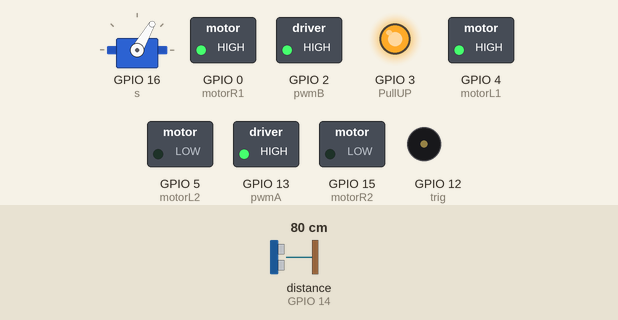
A sketch run on a simulated ESP8266 (NodeMCU). Shown: servo, switched loads named in the sketch (green lamp = pin HIGH), output pins drawn as LEDs (lit = HIGH), buzzer (waves = sounding). Dashed ring = blinking. The inputs (shaded band) are chosen by the test bench; at power-on: distance to the obstacle (sensor on GPIO 14) 80 cm. The echo pulse lasts 58.3 µs per cm; WiFi joins after 1.5 s; servers stay silent unless stated; random numbers use the default seed unless the sketch sets one; pins used as bus, display or sensor lines are not drawn; what the sketch prints to the serial monitor is not drawn.

Above: at 4.7 s.
4.8 s: distance to the obstacle (sensor on GPIO 14) set to 33 cm
7.6 s: distance to the obstacle (sensor on GPIO 14) set to 28 cm
At 9.1 s:
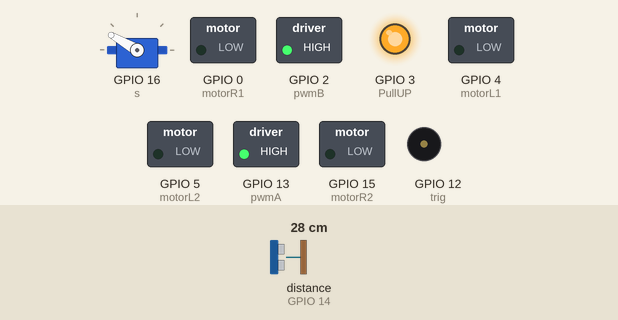
12.2 s: distance to the obstacle (sensor on GPIO 14) set to 2 cm
At 13.8 s:
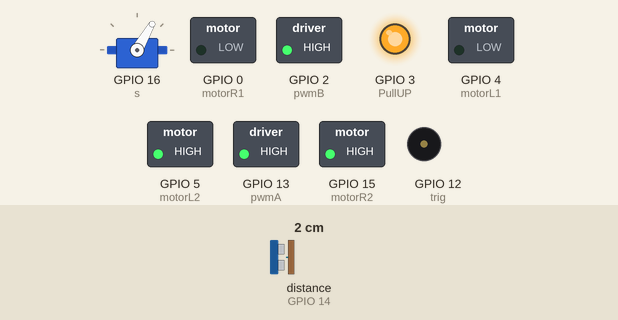
14.5 s: distance to the obstacle (sensor on GPIO 14) set to 9 cm
16.3 s: distance to the obstacle (sensor on GPIO 14) set to 12 cm
At 17.4 s:
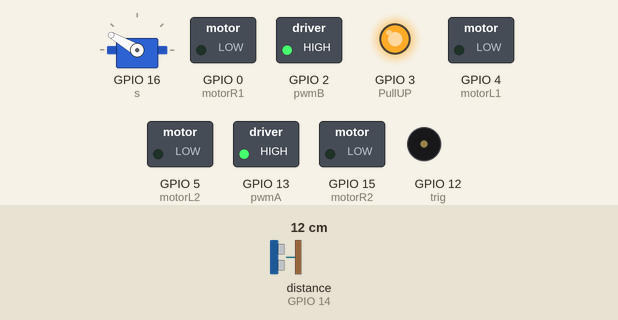
20.9 s: distance to the obstacle (sensor on GPIO 14) set to 4 cm
At 23.0 s:
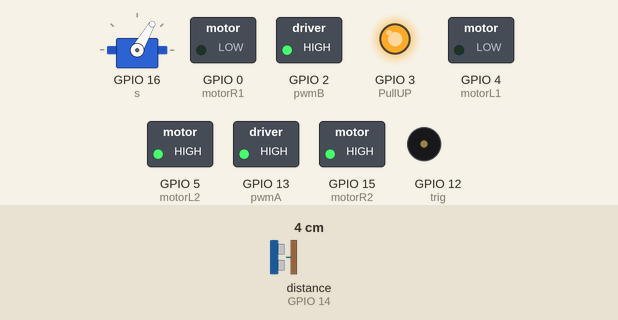
Timing chart, 0 to 24.0 s (numbered marks = the images above; inputs shaded):
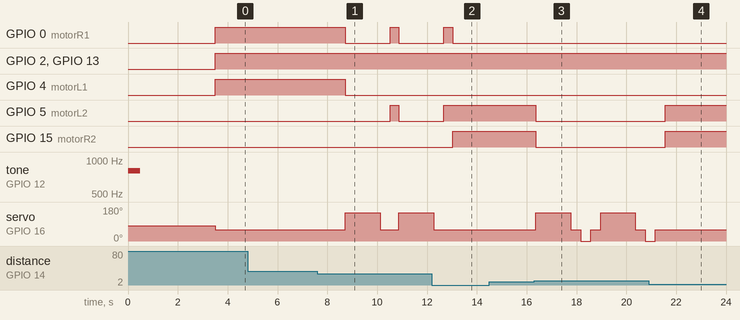

Measured:
- the behaviour switches between 31 and 30 cm on distance to the obstacle (sensor on GPIO 14) (found by bisection; images 0 and 1)
- the behaviour switches between 10 and 11 cm on distance to the obstacle (sensor on GPIO 14) (found by bisection; images 2 and 3)
- after the input at 4.8 s, every drawn part: stays the same
- after the input at 7.6 s, GPIO 0 (motorR1): HIGH → LOW after 1.1 s, → HIGH 1.8 s later, → LOW 0.35 s later; GPIO 4 (motorL1): HIGH → LOW after 1.1 s; GPIO 5 (motorL2): LOW → HIGH after 2.9 s, → LOW 0.35 s later; servo on GPIO 16 (s): 60° → 150° after 1.1 s, → 60° 1.4 s later, → 150° 0.75 s later
- after the input at 12.2 s, GPIO 15 (motorR2): LOW → HIGH after 0.83 s
- after the input at 14.5 s, every drawn part: stays the same
- after the input at 16.3 s, GPIO 5 (motorL2), GPIO 15 (motorR2): HIGH → LOW after 0.06 s; servo on GPIO 16 (s): 60° → 150° after 0.06 s, → 60° 1.4 s later, → 0° 0.40 s later, → 60° 0.40 s later, … (7 changes in this stretch)
- after the input at 20.9 s, GPIO 5 (motorL2), GPIO 15 (motorR2): LOW → HIGH after 0.67 s

The sketch:

Group4-ShutingQing.ino
```cpp
#include <Servo.h>
//------ wifi
#include <ESP8266WiFi.h>

#ifndef STASSID
#define STASSID "Miranda"
#define STAPSK  "96115jrci470x"
#endif

const char* ssid     = STASSID;
const char* password = STAPSK;
int n=1;

//------ wifi end


int motorL1=4; //left
int motorL2=5;
int motorR1=0; //right
int motorR2=15;
int pwmA = 13;
int pwmB = 2;
int PullUP = 3;
int speed = 400;
int agale = 350;//time for delay when trun left in obstacle avoidance

Servo s; //motor server, which used to turning the sensor
int trig=12; //signal out pin
int echo=14; //signal recieve pin
int S; //save the distance

void setup() {
    Serial.begin(115200);
    pinMode(trig,OUTPUT);
    pinMode(echo,INPUT);
    pinMode(motorL1,OUTPUT);
    pinMode(motorL2,OUTPUT);
    pinMode(motorR1,OUTPUT);
    pinMode(motorR2,OUTPUT);
    pinMode(PullUP,OUTPUT);
    digitalWrite(PullUP,HIGH);
    s.attach(16);
    s.write(80); //initiallize the server
    tone(12,800,500);
    delay(2000);

    Serial.begin(115200);

    //------ wifi

    // We start by connecting to a WiFi network
    Serial.println();
    Serial.println();
    Serial.print("Connecting to ");
    Serial.println(ssid);

    /* Explicitly set the ESP8266 to be a WiFi-client, otherwise, it by default,
     would try to act as both a client and an access-point and could cause
     network-issues with your other WiFi-devices on your WiFi-network. */
    WiFi.mode(WIFI_STA);
    WiFi.begin(ssid, password);

    while (WiFi.status() != WL_CONNECTED) {
        delay(500);
        Serial.print(".");
    }

    Serial.println("");
    Serial.println("WiFi connected");
    Serial.println("IP address: ");
    Serial.println(WiFi.localIP());
    //------ wifi end


}


void line(){
    digitalWrite(motorR1,HIGH); //go stright on
    digitalWrite(motorL1,HIGH);
    digitalWrite(motorR2,LOW);
    digitalWrite(motorL2,LOW);
    analogWrite(pwmA,590);//right
    analogWrite(pwmB,615);//left
}

void L(){

    digitalWrite(PullUP,HIGH);//turn left
    digitalWrite(motorL1,LOW);
    digitalWrite(motorL2,HIGH);
    digitalWrite(motorR1,HIGH);
    digitalWrite(motorR2,LOW);
    analogWrite(pwmA,speed);
    analogWrite(pwmB,speed);

}

void R(){
    digitalWrite(PullUP,HIGH);//turn right
    digitalWrite(motorL1,HIGH);
    digitalWrite(motorL2,LOW);
    digitalWrite(motorR1,LOW);
    digitalWrite(motorR2,HIGH);
    analogWrite(pwmA,600);
    analogWrite(pwmB,400);

}


void back(){
    digitalWrite(PullUP,HIGH);//go back
    digitalWrite(motorL1,LOW);
    digitalWrite(motorR1,LOW);
    digitalWrite(motorR2,HIGH);
    digitalWrite(motorL2,HIGH);
    analogWrite(pwmA,650);
    analogWrite(pwmB,605);

}

void lull(){
    digitalWrite(motorL1,LOW);//stop
    digitalWrite(motorL2,LOW);
    digitalWrite(motorR1,LOW);
    digitalWrite(motorR2,LOW);
}


void range(){//detect the obstacles with sensor
    digitalWrite(trig,LOW); //signal out
    delayMicroseconds(2);
    digitalWrite(trig,HIGH);
    delayMicroseconds(20);
    digitalWrite(trig,LOW);
    int distance = pulseIn(echo,HIGH);
    distance = distance/58; //caculating the distance
    S = distance; //
    Serial.println(S); //print to the monitor
    //if (S<30){
    //tone(12,800,50);
    //delay(50); //延时
    //}
}

void turn(){ //to decide if we should turning and which direction should to turn
    lull();
    s.write(150); //detect the left
    delay(400); //server running
    range();
    delay(1000);
    s.write(60); //finished detect, turn back the server
    delay(400);
    if (S>20)//there are enough room in left and we should turn left
    {
        L();
        delay(agale);//delay time will determind how much it will change its direction
    }
    else if(S<=20)//no enough room for turning left, so we detect the right
    {
        s.write(0); //server turn to right
        delay(400);
        range();
        s.write(60);
        delay(400);
        if(S>20)
        {
            R();
            delay(agale);
        }
    }
    else //no enough space for either turnning right or left
    {
        back();
        delay(700);//back for a while so that we can have more space
        int x=random(1); //got a random number to avoiding dead loop
        if (x=0){R();delay(agale);}
        else
        {L();delay(agale);}
    }
}

int Median(int a[],int N) // get the median of several consistant signal values
{
    int i,j,m;
    int t;
    for(i=0;i<N-1;i++)
    {
        m=i;
        for(j=i+1;j<N;j++)
        if(a[j]>a[m]) m=j;
        t=a[i];a[i]=a[m];a[m]=t;
    }
    return a[(N-1)/2];
 }


float get_Signal() // get 5 consistant signal values
{
    int test=0;
    int test_signal[5];
    for(int i=0;i<=4;i++)//test 5 times to get the average value and decreasing mistake
    {
        test_signal[i]=WiFi.RSSI();
        delay(100);
    }
    test=Median(test_signal,5); //get the median
    return test;
}


void go(int direction) // turn to a direction
{
    if(direction==1) //go straight ahead
    {
        line();
        delay(agale);
    }
    else if(direction==2)// 45 degree clockwise
    {
        R();
        delay(290);//need to test
        lull();
        delay(550);
    }
    else if(direction==3)// 90 degree clockwise
    {
        R();
        delay(580);//need to test
        lull();
        delay(550);
    }
    else if(direction==4)// 135 degree clockwise
    {
        R();
        delay(870);//need to test
        lull();
        delay(550);
    }
    else if(direction==5)// 180 degree clockwise
    {
        R();
        delay(1150);
        lull();
        delay(550);
    }
    else if(direction==6) // 225 degree clockwise
    {
        L();
        delay(795);//need to test
        lull();
        delay(550);
    }
    else if(direction==7) // 270 degree clockwise
    {
        L();
        delay(530);//need to test
        lull();
        delay(500);

    }
    else if(direction==8) // 315 degree clockwise
    {
        L();
        delay(265);//need to test
        lull();
        delay(550);
    }
}


int xh1=-300, xh2=-300, xh3=-300;//xh1,xh2,xh3 are three most recently signal value, xh3 is the latest value
int flag_stop = 0;//find the beacon and stop
int startflag=3;//mark the xh1,xh2,xh3 are still in their initial value


void loop() {

    digitalWrite(PullUP,HIGH);
    s.write(60);
    range(); //get the distance S
    if(S<10){ //if too close
        back(); //back up
        delay(100);
    }
    if(S<=30&&S>10){//proper distance
        turn(); //call the turnning function so that we can avoid the obstacle
    }
    if(S>30)
    { //space enough， go ahead and detecting the wifi signal

        if(flag_stop) // find the beacon and stop
        {
          lull();
        }
        else // finding beacon
        {
        line(); // move on since the last loop (in the last loop, it just turn to a new direction, but didn't go ahead, since it needs to make sure there is no obstacle in that direction)
        delay(800);
        //lull();

        //upadate the latest 3 signal values and remove noise peaks
        if(xh2>xh1+2)
        {
          xh1=xh1+2;//remove the noise peak
        }
        else
        {
          xh1=xh2;
          }
        if(startflag!=0) // judge whether it's the initializing value
        {
          xh1=xh2;
          startflag--;
          }
        xh2=xh3;
        xh3=get_Signal();//xh1,xh2,xh3 is three most recently signal value
        Serial.printf("xh1:%d, xh2:%d,xh3:%d\n", xh1, xh2,xh3);

        //find the beacon and stop
        if(xh3>-57)
         {
          lull();
          flag_stop=1;
          }
        else if(xh3<xh1 && xh2<xh1) // if the wifi signal is decreasing, then turn left
        {
            Serial.printf("left");

            xh2=-300;
            startflag=2;
            go(7);//turn left
            lull();
        }

        }
     }

}
```
